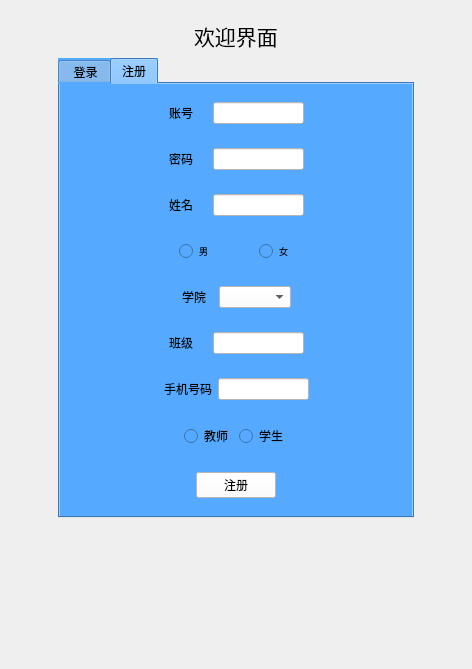
<?xml version="1.0" encoding="UTF-8"?>
<ui version="4.0">
 <class>MainWindow</class>
 <widget class="QDialog" name="MainWindow">
  <property name="geometry">
   <rect>
    <x>0</x>
    <y>0</y>
    <width>472</width>
    <height>669</height>
   </rect>
  </property>
  <property name="windowTitle">
   <string>MainWindow</string>
  </property>
  <property name="windowIcon">
   <iconset resource="resources.qrc">
    <normaloff>:/image/CNUlibrary.jpg</normaloff>:/image/CNUlibrary.jpg</iconset>
  </property>
  <layout class="QGridLayout" name="gridLayout_6">
   <item row="2" column="0">
    <widget class="QWidget" name="widget_13" native="true"/>
   </item>
   <item row="0" column="0">
    <widget class="QWidget" name="widget_3" native="true">
     <layout class="QGridLayout" name="gridLayout">
      <item row="1" column="4">
       <spacer name="horizontalSpacer_34">
        <property name="orientation">
         <enum>Qt::Horizontal</enum>
        </property>
        <property name="sizeHint" stdset="0">
         <size>
          <width>40</width>
          <height>20</height>
         </size>
        </property>
       </spacer>
      </item>
      <item row="0" column="2">
       <widget class="QLabel" name="label_3">
        <property name="font">
         <font>
          <family>Arial Black</family>
          <pointsize>16</pointsize>
         </font>
        </property>
        <property name="text">
         <string>欢迎界面</string>
        </property>
       </widget>
      </item>
      <item row="0" column="1">
       <spacer name="horizontalSpacer">
        <property name="orientation">
         <enum>Qt::Horizontal</enum>
        </property>
        <property name="sizeHint" stdset="0">
         <size>
          <width>40</width>
          <height>20</height>
         </size>
        </property>
       </spacer>
      </item>
      <item row="1" column="0">
       <spacer name="horizontalSpacer_33">
        <property name="orientation">
         <enum>Qt::Horizontal</enum>
        </property>
        <property name="sizeHint" stdset="0">
         <size>
          <width>40</width>
          <height>20</height>
         </size>
        </property>
       </spacer>
      </item>
      <item row="0" column="3">
       <spacer name="horizontalSpacer_2">
        <property name="orientation">
         <enum>Qt::Horizontal</enum>
        </property>
        <property name="sizeHint" stdset="0">
         <size>
          <width>40</width>
          <height>20</height>
         </size>
        </property>
       </spacer>
      </item>
      <item row="1" column="1" colspan="3">
       <widget class="QTabWidget" name="tabWidget">
        <property name="autoFillBackground">
         <bool>false</bool>
        </property>
        <property name="styleSheet">
         <string notr="true">color: rgb(0, 0, 0);
background-color: rgb(85, 170, 255);</string>
        </property>
        <property name="currentIndex">
         <number>1</number>
        </property>
        <widget class="QWidget" name="tab">
         <attribute name="title">
          <string> 登录</string>
         </attribute>
         <layout class="QGridLayout" name="gridLayout_5">
          <item row="3" column="0">
           <widget class="QWidget" name="widget_2" native="true">
            <property name="styleSheet">
             <string notr="true">color: rgb(255, 255, 255);</string>
            </property>
            <layout class="QGridLayout" name="gridLayout_3">
             <item row="0" column="1">
              <widget class="QRadioButton" name="checkBoxAdmin">
               <property name="styleSheet">
                <string notr="true">color: rgb(0, 0, 0);</string>
               </property>
               <property name="text">
                <string>管理员</string>
               </property>
              </widget>
             </item>
             <item row="0" column="2">
              <widget class="QRadioButton" name="checkBoxTea">
               <property name="styleSheet">
                <string notr="true">color: rgb(0, 0, 0);</string>
               </property>
               <property name="text">
                <string>教师</string>
               </property>
              </widget>
             </item>
             <item row="0" column="3">
              <widget class="QRadioButton" name="checkBoxStu">
               <property name="styleSheet">
                <string notr="true">color: rgb(0, 0, 0);</string>
               </property>
               <property name="text">
                <string>学生</string>
               </property>
              </widget>
             </item>
             <item row="0" column="0">
              <spacer name="horizontalSpacer_7">
               <property name="orientation">
                <enum>Qt::Horizontal</enum>
               </property>
               <property name="sizeHint" stdset="0">
                <size>
                 <width>40</width>
                 <height>20</height>
                </size>
               </property>
              </spacer>
             </item>
             <item row="0" column="4">
              <spacer name="horizontalSpacer_8">
               <property name="orientation">
                <enum>Qt::Horizontal</enum>
               </property>
               <property name="sizeHint" stdset="0">
                <size>
                 <width>40</width>
                 <height>20</height>
                </size>
               </property>
              </spacer>
             </item>
            </layout>
           </widget>
          </item>
          <item row="4" column="0">
           <widget class="QWidget" name="widget" native="true">
            <layout class="QGridLayout" name="gridLayout_2">
             <item row="0" column="0">
              <spacer name="horizontalSpacer_9">
               <property name="orientation">
                <enum>Qt::Horizontal</enum>
               </property>
               <property name="sizeHint" stdset="0">
                <size>
                 <width>40</width>
                 <height>20</height>
                </size>
               </property>
              </spacer>
             </item>
             <item row="0" column="1">
              <widget class="QPushButton" name="pushButton">
               <property name="autoFillBackground">
                <bool>false</bool>
               </property>
               <property name="styleSheet">
                <string notr="true">background-color: rgb(255, 255, 255);</string>
               </property>
               <property name="text">
                <string> 登录</string>
               </property>
              </widget>
             </item>
             <item row="0" column="2">
              <spacer name="horizontalSpacer_10">
               <property name="orientation">
                <enum>Qt::Horizontal</enum>
               </property>
               <property name="sizeHint" stdset="0">
                <size>
                 <width>40</width>
                 <height>20</height>
                </size>
               </property>
              </spacer>
             </item>
            </layout>
           </widget>
          </item>
          <item row="1" column="0">
           <widget class="QWidget" name="widget_4" native="true">
            <property name="styleSheet">
             <string notr="true"/>
            </property>
            <layout class="QGridLayout" name="gridLayout_4">
             <item row="4" column="3">
              <spacer name="horizontalSpacer_6">
               <property name="orientation">
                <enum>Qt::Horizontal</enum>
               </property>
               <property name="sizeHint" stdset="0">
                <size>
                 <width>40</width>
                 <height>20</height>
                </size>
               </property>
              </spacer>
             </item>
             <item row="4" column="0">
              <spacer name="horizontalSpacer_4">
               <property name="orientation">
                <enum>Qt::Horizontal</enum>
               </property>
               <property name="sizeHint" stdset="0">
                <size>
                 <width>40</width>
                 <height>20</height>
                </size>
               </property>
              </spacer>
             </item>
             <item row="2" column="3">
              <spacer name="horizontalSpacer_5">
               <property name="orientation">
                <enum>Qt::Horizontal</enum>
               </property>
               <property name="sizeHint" stdset="0">
                <size>
                 <width>40</width>
                 <height>20</height>
                </size>
               </property>
              </spacer>
             </item>
             <item row="4" column="2">
              <widget class="QLineEdit" name="password">
               <property name="styleSheet">
                <string notr="true">background-color: rgb(255, 255, 255);</string>
               </property>
               <property name="echoMode">
                <enum>QLineEdit::Password</enum>
               </property>
              </widget>
             </item>
             <item row="2" column="0">
              <spacer name="horizontalSpacer_3">
               <property name="orientation">
                <enum>Qt::Horizontal</enum>
               </property>
               <property name="sizeHint" stdset="0">
                <size>
                 <width>40</width>
                 <height>20</height>
                </size>
               </property>
              </spacer>
             </item>
             <item row="2" column="2">
              <widget class="QLineEdit" name="ID">
               <property name="styleSheet">
                <string notr="true">background-color: rgb(255, 255, 255);</string>
               </property>
              </widget>
             </item>
             <item row="2" column="1">
              <widget class="QLabel" name="label">
               <property name="styleSheet">
                <string notr="true">color: rgb(0, 0, 0);</string>
               </property>
               <property name="text">
                <string>账号</string>
               </property>
              </widget>
             </item>
             <item row="4" column="1">
              <widget class="QLabel" name="label_2">
               <property name="styleSheet">
                <string notr="true">color: rgb(0, 0, 0);</string>
               </property>
               <property name="text">
                <string>密码</string>
               </property>
              </widget>
             </item>
            </layout>
           </widget>
          </item>
          <item row="5" column="0">
           <spacer name="verticalSpacer">
            <property name="orientation">
             <enum>Qt::Vertical</enum>
            </property>
            <property name="sizeHint" stdset="0">
             <size>
              <width>20</width>
              <height>40</height>
             </size>
            </property>
           </spacer>
          </item>
          <item row="0" column="0">
           <widget class="QWidget" name="widget_15" native="true">
            <property name="autoFillBackground">
             <bool>false</bool>
            </property>
            <property name="styleSheet">
             <string notr="true">background-image: url(:/image/slogan.png);
border-color: rgb(8, 79, 211);</string>
            </property>
            <layout class="QGridLayout" name="gridLayout_17">
             <item row="0" column="0">
              <spacer name="verticalSpacer_2">
               <property name="orientation">
                <enum>Qt::Vertical</enum>
               </property>
               <property name="sizeHint" stdset="0">
                <size>
                 <width>20</width>
                 <height>40</height>
                </size>
               </property>
              </spacer>
             </item>
            </layout>
           </widget>
          </item>
         </layout>
        </widget>
        <widget class="QWidget" name="tab_2">
         <attribute name="title">
          <string>注册</string>
         </attribute>
         <layout class="QGridLayout" name="gridLayout_13">
          <item row="6" column="0">
           <widget class="QWidget" name="widget_12" native="true">
            <layout class="QGridLayout" name="gridLayout_15">
             <item row="0" column="1">
              <widget class="QLabel" name="label_9">
               <property name="font">
                <font>
                 <pointsize>9</pointsize>
                </font>
               </property>
               <property name="styleSheet">
                <string notr="true">color: rgb(0, 0, 0);</string>
               </property>
               <property name="text">
                <string>手机号码</string>
               </property>
              </widget>
             </item>
             <item row="0" column="3">
              <spacer name="horizontalSpacer_30">
               <property name="orientation">
                <enum>Qt::Horizontal</enum>
               </property>
               <property name="sizeHint" stdset="0">
                <size>
                 <width>40</width>
                 <height>20</height>
                </size>
               </property>
              </spacer>
             </item>
             <item row="0" column="2">
              <widget class="QLineEdit" name="telphoneNum">
               <property name="font">
                <font>
                 <pointsize>7</pointsize>
                </font>
               </property>
               <property name="styleSheet">
                <string notr="true">color: rgb(0, 0, 0);
background-color: rgb(255, 255, 255);</string>
               </property>
              </widget>
             </item>
             <item row="0" column="0">
              <spacer name="horizontalSpacer_29">
               <property name="orientation">
                <enum>Qt::Horizontal</enum>
               </property>
               <property name="sizeHint" stdset="0">
                <size>
                 <width>40</width>
                 <height>20</height>
                </size>
               </property>
              </spacer>
             </item>
            </layout>
           </widget>
          </item>
          <item row="8" column="0">
           <widget class="QWidget" name="widget_5" native="true">
            <layout class="QGridLayout" name="gridLayout_7">
             <item row="0" column="6">
              <spacer name="horizontalSpacer_22">
               <property name="orientation">
                <enum>Qt::Horizontal</enum>
               </property>
               <property name="sizeHint" stdset="0">
                <size>
                 <width>40</width>
                 <height>20</height>
                </size>
               </property>
              </spacer>
             </item>
             <item row="0" column="1">
              <spacer name="horizontalSpacer_23">
               <property name="orientation">
                <enum>Qt::Horizontal</enum>
               </property>
               <property name="sizeHint" stdset="0">
                <size>
                 <width>40</width>
                 <height>20</height>
                </size>
               </property>
              </spacer>
             </item>
             <item row="0" column="3">
              <widget class="QPushButton" name="pushButton_2">
               <property name="styleSheet">
                <string notr="true">color: rgb(0, 0, 0);
background-color: rgb(255, 255, 255);</string>
               </property>
               <property name="text">
                <string>注册</string>
               </property>
              </widget>
             </item>
             <item row="0" column="2">
              <spacer name="horizontalSpacer_25">
               <property name="orientation">
                <enum>Qt::Horizontal</enum>
               </property>
               <property name="sizeHint" stdset="0">
                <size>
                 <width>40</width>
                 <height>20</height>
                </size>
               </property>
              </spacer>
             </item>
             <item row="0" column="5">
              <spacer name="horizontalSpacer_24">
               <property name="orientation">
                <enum>Qt::Horizontal</enum>
               </property>
               <property name="sizeHint" stdset="0">
                <size>
                 <width>40</width>
                 <height>20</height>
                </size>
               </property>
              </spacer>
             </item>
             <item row="0" column="0">
              <spacer name="horizontalSpacer_21">
               <property name="orientation">
                <enum>Qt::Horizontal</enum>
               </property>
               <property name="sizeHint" stdset="0">
                <size>
                 <width>40</width>
                 <height>20</height>
                </size>
               </property>
              </spacer>
             </item>
             <item row="0" column="4">
              <spacer name="horizontalSpacer_26">
               <property name="orientation">
                <enum>Qt::Horizontal</enum>
               </property>
               <property name="sizeHint" stdset="0">
                <size>
                 <width>40</width>
                 <height>20</height>
                </size>
               </property>
              </spacer>
             </item>
            </layout>
           </widget>
          </item>
          <item row="7" column="0">
           <widget class="QWidget" name="widget_14" native="true">
            <property name="styleSheet">
             <string notr="true">color: rgb(255, 255, 255);</string>
            </property>
            <layout class="QGridLayout" name="gridLayout_16">
             <item row="0" column="2">
              <widget class="QRadioButton" name="checkBoxStu_2">
               <property name="styleSheet">
                <string>color: rgb(0, 0, 0);</string>
               </property>
               <property name="text">
                <string>学生</string>
               </property>
              </widget>
             </item>
             <item row="0" column="0">
              <spacer name="horizontalSpacer_32">
               <property name="orientation">
                <enum>Qt::Horizontal</enum>
               </property>
               <property name="sizeHint" stdset="0">
                <size>
                 <width>40</width>
                 <height>20</height>
                </size>
               </property>
              </spacer>
             </item>
             <item row="0" column="1">
              <widget class="QRadioButton" name="checkBoxTea_2">
               <property name="styleSheet">
                <string>color: rgb(0, 0, 0);</string>
               </property>
               <property name="text">
                <string>教师</string>
               </property>
              </widget>
             </item>
             <item row="0" column="3">
              <spacer name="horizontalSpacer_31">
               <property name="orientation">
                <enum>Qt::Horizontal</enum>
               </property>
               <property name="sizeHint" stdset="0">
                <size>
                 <width>40</width>
                 <height>20</height>
                </size>
               </property>
              </spacer>
             </item>
            </layout>
           </widget>
          </item>
          <item row="1" column="0">
           <widget class="QWidget" name="widget_8" native="true">
            <layout class="QGridLayout" name="gridLayout_9">
             <item row="0" column="1">
              <widget class="QLabel" name="label_5">
               <property name="font">
                <font>
                 <pointsize>9</pointsize>
                </font>
               </property>
               <property name="styleSheet">
                <string notr="true">color: rgb(0, 0, 0);</string>
               </property>
               <property name="text">
                <string>密码    </string>
               </property>
              </widget>
             </item>
             <item row="0" column="2">
              <widget class="QLineEdit" name="password_2">
               <property name="font">
                <font>
                 <pointsize>7</pointsize>
                </font>
               </property>
               <property name="styleSheet">
                <string notr="true">color: rgb(0, 0, 0);
background-color: rgb(255, 255, 255);</string>
               </property>
               <property name="echoMode">
                <enum>QLineEdit::Password</enum>
               </property>
              </widget>
             </item>
             <item row="0" column="0">
              <spacer name="horizontalSpacer_13">
               <property name="orientation">
                <enum>Qt::Horizontal</enum>
               </property>
               <property name="sizeHint" stdset="0">
                <size>
                 <width>40</width>
                 <height>20</height>
                </size>
               </property>
              </spacer>
             </item>
             <item row="0" column="3">
              <spacer name="horizontalSpacer_14">
               <property name="orientation">
                <enum>Qt::Horizontal</enum>
               </property>
               <property name="sizeHint" stdset="0">
                <size>
                 <width>40</width>
                 <height>20</height>
                </size>
               </property>
              </spacer>
             </item>
            </layout>
           </widget>
          </item>
          <item row="0" column="0">
           <widget class="QWidget" name="widget_6" native="true">
            <layout class="QGridLayout" name="gridLayout_8">
             <item row="0" column="1">
              <widget class="QLabel" name="label_4">
               <property name="font">
                <font>
                 <pointsize>9</pointsize>
                </font>
               </property>
               <property name="styleSheet">
                <string notr="true">color: rgb(0, 0, 0);</string>
               </property>
               <property name="text">
                <string>账号    </string>
               </property>
              </widget>
             </item>
             <item row="0" column="0">
              <spacer name="horizontalSpacer_11">
               <property name="orientation">
                <enum>Qt::Horizontal</enum>
               </property>
               <property name="sizeHint" stdset="0">
                <size>
                 <width>40</width>
                 <height>20</height>
                </size>
               </property>
              </spacer>
             </item>
             <item row="0" column="2">
              <widget class="QLineEdit" name="ID_2">
               <property name="font">
                <font>
                 <pointsize>7</pointsize>
                </font>
               </property>
               <property name="styleSheet">
                <string notr="true">color: rgb(0, 0, 0);
background-color: rgb(255, 255, 255);</string>
               </property>
              </widget>
             </item>
             <item row="0" column="3">
              <spacer name="horizontalSpacer_12">
               <property name="orientation">
                <enum>Qt::Horizontal</enum>
               </property>
               <property name="sizeHint" stdset="0">
                <size>
                 <width>40</width>
                 <height>20</height>
                </size>
               </property>
              </spacer>
             </item>
            </layout>
           </widget>
          </item>
          <item row="5" column="0">
           <widget class="QWidget" name="widget_11" native="true">
            <layout class="QGridLayout" name="gridLayout_14">
             <item row="0" column="0">
              <spacer name="horizontalSpacer_27">
               <property name="orientation">
                <enum>Qt::Horizontal</enum>
               </property>
               <property name="sizeHint" stdset="0">
                <size>
                 <width>40</width>
                 <height>20</height>
                </size>
               </property>
              </spacer>
             </item>
             <item row="0" column="1">
              <widget class="QLabel" name="label_8">
               <property name="font">
                <font>
                 <pointsize>9</pointsize>
                </font>
               </property>
               <property name="styleSheet">
                <string notr="true">color: rgb(0, 0, 0);</string>
               </property>
               <property name="text">
                <string>班级    </string>
               </property>
              </widget>
             </item>
             <item row="0" column="2">
              <widget class="QLineEdit" name="classID">
               <property name="font">
                <font>
                 <pointsize>7</pointsize>
                </font>
               </property>
               <property name="styleSheet">
                <string notr="true">color: rgb(0, 0, 0);
background-color: rgb(255, 255, 255);</string>
               </property>
              </widget>
             </item>
             <item row="0" column="3">
              <spacer name="horizontalSpacer_28">
               <property name="orientation">
                <enum>Qt::Horizontal</enum>
               </property>
               <property name="sizeHint" stdset="0">
                <size>
                 <width>40</width>
                 <height>20</height>
                </size>
               </property>
              </spacer>
             </item>
            </layout>
           </widget>
          </item>
          <item row="3" column="0">
           <widget class="QWidget" name="widget_7" native="true">
            <layout class="QGridLayout" name="gridLayout_11">
             <item row="0" column="0">
              <spacer name="horizontalSpacer_17">
               <property name="orientation">
                <enum>Qt::Horizontal</enum>
               </property>
               <property name="sizeHint" stdset="0">
                <size>
                 <width>40</width>
                 <height>20</height>
                </size>
               </property>
              </spacer>
             </item>
             <item row="0" column="1">
              <widget class="QRadioButton" name="radioButtonmale">
               <property name="font">
                <font>
                 <pointsize>7</pointsize>
                </font>
               </property>
               <property name="styleSheet">
                <string notr="true">color: rgb(0, 0, 0);</string>
               </property>
               <property name="text">
                <string>男                </string>
               </property>
               <property name="autoRepeatDelay">
                <number>300</number>
               </property>
              </widget>
             </item>
             <item row="0" column="2">
              <widget class="QRadioButton" name="radioButtonfemale">
               <property name="font">
                <font>
                 <pointsize>7</pointsize>
                </font>
               </property>
               <property name="styleSheet">
                <string notr="true">color: rgb(0, 0, 0);</string>
               </property>
               <property name="text">
                <string>女</string>
               </property>
              </widget>
             </item>
             <item row="0" column="3">
              <spacer name="horizontalSpacer_18">
               <property name="orientation">
                <enum>Qt::Horizontal</enum>
               </property>
               <property name="sizeHint" stdset="0">
                <size>
                 <width>40</width>
                 <height>20</height>
                </size>
               </property>
              </spacer>
             </item>
            </layout>
           </widget>
          </item>
          <item row="2" column="0">
           <widget class="QWidget" name="widget_9" native="true">
            <layout class="QGridLayout" name="gridLayout_10">
             <item row="0" column="2">
              <widget class="QLineEdit" name="name">
               <property name="font">
                <font>
                 <pointsize>7</pointsize>
                </font>
               </property>
               <property name="styleSheet">
                <string notr="true">color: rgb(0, 0, 0);
background-color: rgb(255, 255, 255);</string>
               </property>
              </widget>
             </item>
             <item row="0" column="0">
              <spacer name="horizontalSpacer_15">
               <property name="orientation">
                <enum>Qt::Horizontal</enum>
               </property>
               <property name="sizeHint" stdset="0">
                <size>
                 <width>40</width>
                 <height>20</height>
                </size>
               </property>
              </spacer>
             </item>
             <item row="0" column="1">
              <widget class="QLabel" name="label_6">
               <property name="font">
                <font>
                 <pointsize>9</pointsize>
                </font>
               </property>
               <property name="styleSheet">
                <string notr="true">color: rgb(0, 0, 0);</string>
               </property>
               <property name="text">
                <string>姓名    </string>
               </property>
              </widget>
             </item>
             <item row="0" column="3">
              <spacer name="horizontalSpacer_16">
               <property name="orientation">
                <enum>Qt::Horizontal</enum>
               </property>
               <property name="sizeHint" stdset="0">
                <size>
                 <width>40</width>
                 <height>20</height>
                </size>
               </property>
              </spacer>
             </item>
            </layout>
           </widget>
          </item>
          <item row="4" column="0">
           <widget class="QWidget" name="widget_10" native="true">
            <layout class="QGridLayout" name="gridLayout_12">
             <item row="0" column="0">
              <spacer name="horizontalSpacer_19">
               <property name="orientation">
                <enum>Qt::Horizontal</enum>
               </property>
               <property name="sizeHint" stdset="0">
                <size>
                 <width>40</width>
                 <height>20</height>
                </size>
               </property>
              </spacer>
             </item>
             <item row="0" column="3">
              <spacer name="horizontalSpacer_20">
               <property name="orientation">
                <enum>Qt::Horizontal</enum>
               </property>
               <property name="sizeHint" stdset="0">
                <size>
                 <width>40</width>
                 <height>20</height>
                </size>
               </property>
              </spacer>
             </item>
             <item row="0" column="2">
              <widget class="QComboBox" name="comboBox">
               <property name="font">
                <font>
                 <pointsize>9</pointsize>
                </font>
               </property>
               <property name="styleSheet">
                <string>color: rgb(0, 0, 0);
background-color: rgb(255, 255, 255);</string>
               </property>
              </widget>
             </item>
             <item row="0" column="1">
              <widget class="QLabel" name="label_7">
               <property name="font">
                <font>
                 <pointsize>9</pointsize>
                </font>
               </property>
               <property name="styleSheet">
                <string notr="true">color: rgb(0, 0, 0);</string>
               </property>
               <property name="text">
                <string>学院  </string>
               </property>
              </widget>
             </item>
            </layout>
           </widget>
          </item>
         </layout>
        </widget>
       </widget>
      </item>
     </layout>
    </widget>
   </item>
   <item row="1" column="0">
    <spacer name="verticalSpacer_7">
     <property name="orientation">
      <enum>Qt::Vertical</enum>
     </property>
     <property name="sizeHint" stdset="0">
      <size>
       <width>20</width>
       <height>40</height>
      </size>
     </property>
    </spacer>
   </item>
  </layout>
 </widget>
 <resources>
  <include location="resources.qrc"/>
 </resources>
 <connections/>
</ui>
